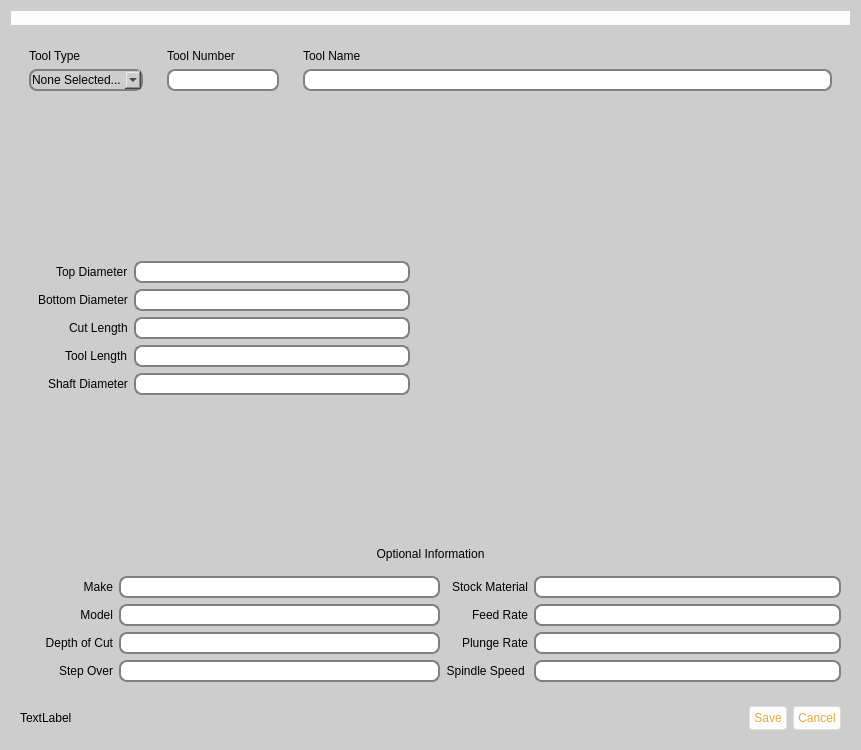
<?xml version="1.0" encoding="UTF-8"?>
<ui version="4.0">
 <class>Dialog</class>
 <widget class="QDialog" name="Dialog">
  <property name="windowModality">
   <enum>Qt::ApplicationModal</enum>
  </property>
  <property name="geometry">
   <rect>
    <x>0</x>
    <y>0</y>
    <width>861</width>
    <height>750</height>
   </rect>
  </property>
  <property name="sizePolicy">
   <sizepolicy hsizetype="Preferred" vsizetype="Preferred">
    <horstretch>0</horstretch>
    <verstretch>0</verstretch>
   </sizepolicy>
  </property>
  <property name="minimumSize">
   <size>
    <width>0</width>
    <height>0</height>
   </size>
  </property>
  <property name="maximumSize">
   <size>
    <width>2000</width>
    <height>2000</height>
   </size>
  </property>
  <property name="baseSize">
   <size>
    <width>0</width>
    <height>0</height>
   </size>
  </property>
  <property name="windowTitle">
   <string>Define Tool</string>
  </property>
  <property name="styleSheet">
   <string notr="true">QDialog {
selection-background-color: lightblue;
background-color:#cdcdcd;
}

QWidget {
background-color:#cdcdcd;
}

QLabel {
font: 75 16pt &quot;MathJax_SansSerif&quot;;
color: fcfcfc;
}

QLabel#logoL {
background-color: #fcfcfc;
}

QPushButton {
font: 75 11pt &quot;MathJax_SansSerif&quot;;
  border: 1px solid #ddd;
  border-radius: 3px;
  background-color: #fcfcfc;
  padding: 4px;
  color: #e5aa3d;
  line-height: 1.5em;
}
QPushButton:hover {
  color: #428bca;
  background-color: #ddd;
}

QPushButton:disabled,
QPushButton:hover:disabled,
QPushButton.disabled,
QPushButton.disabled:hover {
  background: #ededed;
  color: #888 !important;
  border-color: #ddd;
}

QLineEdit {
font: 75 11pt &quot;MathJax_SansSerif&quot;;
padding: 1px;
border-style: solid;
border: 2px solid gray;
border-radius: 8px;
color: black;
background-color: white;
selection-background-color: lightblue;
}

QFrame {
border-style: none;
}

QComboBox {
font: 75 11pt &quot;MathJax_SansSerif&quot;;
padding: 1px;
border-style: solid;
border: 2px solid gray;
border-radius: 8px;
background-color: 'white';
selection-background-color: lightblue;
}

QTableWidget {
font: 75 11pt &quot;MathJax_SansSerif&quot;;
padding: 1px;
border-style: solid;
border: 2px solid gray;
border-radius: 8px;
selection-background-color: lightblue;
}

</string>
  </property>
  <layout class="QVBoxLayout" name="verticalLayout_6">
   <item>
    <widget class="QFrame" name="frame_17">
     <property name="styleSheet">
      <string notr="true"/>
     </property>
     <property name="frameShape">
      <enum>QFrame::NoFrame</enum>
     </property>
     <property name="frameShadow">
      <enum>QFrame::Plain</enum>
     </property>
     <layout class="QHBoxLayout" name="horizontalLayout_10">
      <property name="leftMargin">
       <number>0</number>
      </property>
      <property name="topMargin">
       <number>0</number>
      </property>
      <property name="rightMargin">
       <number>0</number>
      </property>
      <property name="bottomMargin">
       <number>0</number>
      </property>
      <item>
       <widget class="QLabel" name="logoL">
        <property name="toolTip">
         <string>&lt;html&gt;&lt;head/&gt;&lt;body&gt;&lt;p&gt;&lt;span style=&quot; font-size:16pt; font-weight:600; color:#ffffff;&quot;&gt;Learn more at buildbotics.com!&lt;/span&gt;&lt;/p&gt;&lt;/body&gt;&lt;/html&gt;</string>
        </property>
        <property name="text">
         <string/>
        </property>
        <property name="pixmap">
         <pixmap>logo side by side.png</pixmap>
        </property>
        <property name="scaledContents">
         <bool>false</bool>
        </property>
       </widget>
      </item>
     </layout>
    </widget>
   </item>
   <item>
    <widget class="QFrame" name="frame_8">
     <property name="frameShape">
      <enum>QFrame::NoFrame</enum>
     </property>
     <property name="frameShadow">
      <enum>QFrame::Plain</enum>
     </property>
     <layout class="QHBoxLayout" name="horizontalLayout_7">
      <item>
       <widget class="QFrame" name="frame_5">
        <property name="frameShape">
         <enum>QFrame::NoFrame</enum>
        </property>
        <property name="frameShadow">
         <enum>QFrame::Plain</enum>
        </property>
        <layout class="QVBoxLayout" name="verticalLayout">
         <item>
          <widget class="QLabel" name="toolTypeLabel">
           <property name="text">
            <string>Tool Type</string>
           </property>
          </widget>
         </item>
         <item>
          <widget class="QComboBox" name="toolTypeCB">
           <item>
            <property name="text">
             <string>None Selected...</string>
            </property>
           </item>
           <item>
            <property name="text">
             <string>Straight</string>
            </property>
           </item>
           <item>
            <property name="text">
             <string>Tapered</string>
            </property>
           </item>
           <item>
            <property name="text">
             <string>Conical</string>
            </property>
           </item>
           <item>
            <property name="text">
             <string>Ball</string>
            </property>
           </item>
           <item>
            <property name="text">
             <string>TaperedBall</string>
            </property>
           </item>
          </widget>
         </item>
        </layout>
       </widget>
      </item>
      <item>
       <widget class="QFrame" name="frame_6">
        <property name="sizePolicy">
         <sizepolicy hsizetype="Maximum" vsizetype="Preferred">
          <horstretch>0</horstretch>
          <verstretch>0</verstretch>
         </sizepolicy>
        </property>
        <property name="frameShape">
         <enum>QFrame::NoFrame</enum>
        </property>
        <property name="frameShadow">
         <enum>QFrame::Plain</enum>
        </property>
        <layout class="QVBoxLayout" name="verticalLayout_4">
         <item>
          <widget class="QLabel" name="numberLabel">
           <property name="text">
            <string>Tool Number</string>
           </property>
          </widget>
         </item>
         <item>
          <widget class="QLineEdit" name="numberEdit"/>
         </item>
        </layout>
       </widget>
      </item>
      <item>
       <widget class="QFrame" name="frame_7">
        <property name="sizePolicy">
         <sizepolicy hsizetype="Expanding" vsizetype="Preferred">
          <horstretch>0</horstretch>
          <verstretch>0</verstretch>
         </sizepolicy>
        </property>
        <property name="frameShape">
         <enum>QFrame::NoFrame</enum>
        </property>
        <property name="frameShadow">
         <enum>QFrame::Plain</enum>
        </property>
        <layout class="QVBoxLayout" name="verticalLayout_5">
         <item>
          <widget class="QLabel" name="nameLabel">
           <property name="text">
            <string>Tool Name</string>
           </property>
          </widget>
         </item>
         <item>
          <widget class="QLineEdit" name="nameEdit"/>
         </item>
        </layout>
       </widget>
      </item>
     </layout>
    </widget>
   </item>
   <item>
    <widget class="QFrame" name="frame">
     <property name="sizePolicy">
      <sizepolicy hsizetype="Preferred" vsizetype="Expanding">
       <horstretch>0</horstretch>
       <verstretch>0</verstretch>
      </sizepolicy>
     </property>
     <property name="frameShape">
      <enum>QFrame::NoFrame</enum>
     </property>
     <property name="frameShadow">
      <enum>QFrame::Plain</enum>
     </property>
     <layout class="QHBoxLayout" name="horizontalLayout_8">
      <item>
       <widget class="QFrame" name="frame_3">
        <property name="frameShape">
         <enum>QFrame::NoFrame</enum>
        </property>
        <property name="frameShadow">
         <enum>QFrame::Plain</enum>
        </property>
        <layout class="QVBoxLayout" name="verticalLayout_3">
         <item>
          <widget class="QStackedWidget" name="stackedWidget">
           <property name="sizePolicy">
            <sizepolicy hsizetype="Preferred" vsizetype="Expanding">
             <horstretch>0</horstretch>
             <verstretch>0</verstretch>
            </sizepolicy>
           </property>
           <property name="currentIndex">
            <number>2</number>
           </property>
           <widget class="QWidget" name="blankPage">
            <layout class="QVBoxLayout" name="verticalLayout_7">
             <item>
              <widget class="QLabel" name="label">
               <property name="text">
                <string>Select a tool</string>
               </property>
               <property name="alignment">
                <set>Qt::AlignCenter</set>
               </property>
              </widget>
             </item>
            </layout>
           </widget>
           <widget class="QWidget" name="straightPage">
            <layout class="QHBoxLayout" name="horizontalLayout_6">
             <item>
              <layout class="QFormLayout" name="straightToolForm">
               <property name="labelAlignment">
                <set>Qt::AlignRight|Qt::AlignTrailing|Qt::AlignVCenter</set>
               </property>
               <property name="formAlignment">
                <set>Qt::AlignLeading|Qt::AlignLeft|Qt::AlignVCenter</set>
               </property>
               <item row="0" column="0">
                <widget class="QLabel" name="straightDiameterL">
                 <property name="text">
                  <string>Diameter</string>
                 </property>
                 <property name="alignment">
                  <set>Qt::AlignRight|Qt::AlignTrailing|Qt::AlignVCenter</set>
                 </property>
                </widget>
               </item>
               <item row="0" column="1">
                <widget class="QLineEdit" name="straightDiameterEdit"/>
               </item>
               <item row="1" column="0">
                <widget class="QLabel" name="straightCutLenL">
                 <property name="text">
                  <string>Cut Length</string>
                 </property>
                 <property name="alignment">
                  <set>Qt::AlignRight|Qt::AlignTrailing|Qt::AlignVCenter</set>
                 </property>
                </widget>
               </item>
               <item row="1" column="1">
                <widget class="QLineEdit" name="straightCutLengthEdit"/>
               </item>
               <item row="2" column="0">
                <widget class="QLabel" name="straightToolLenL">
                 <property name="text">
                  <string>Tool Length</string>
                 </property>
                 <property name="alignment">
                  <set>Qt::AlignRight|Qt::AlignTrailing|Qt::AlignVCenter</set>
                 </property>
                </widget>
               </item>
               <item row="2" column="1">
                <widget class="QLineEdit" name="straightToolLengthEdit"/>
               </item>
               <item row="3" column="0">
                <widget class="QLabel" name="staightShaftDiameterL">
                 <property name="text">
                  <string>Shaft Diameter</string>
                 </property>
                 <property name="alignment">
                  <set>Qt::AlignRight|Qt::AlignTrailing|Qt::AlignVCenter</set>
                 </property>
                </widget>
               </item>
               <item row="3" column="1">
                <widget class="QLineEdit" name="straightShaftDiameterEdit"/>
               </item>
              </layout>
             </item>
            </layout>
           </widget>
           <widget class="QWidget" name="taperedPage">
            <layout class="QHBoxLayout" name="horizontalLayout_4">
             <item>
              <layout class="QFormLayout" name="taperedToolForm">
               <property name="labelAlignment">
                <set>Qt::AlignRight|Qt::AlignTrailing|Qt::AlignVCenter</set>
               </property>
               <property name="formAlignment">
                <set>Qt::AlignLeading|Qt::AlignLeft|Qt::AlignVCenter</set>
               </property>
               <item row="0" column="0">
                <widget class="QLabel" name="taperedTopDiameterL">
                 <property name="text">
                  <string>Top Diameter</string>
                 </property>
                </widget>
               </item>
               <item row="0" column="1">
                <widget class="QLineEdit" name="taperedTopDiameterEdit"/>
               </item>
               <item row="1" column="0">
                <widget class="QLabel" name="taperedBottomDiameterL">
                 <property name="text">
                  <string>Bottom Diameter</string>
                 </property>
                </widget>
               </item>
               <item row="1" column="1">
                <widget class="QLineEdit" name="taperedBottomDiameterEdit"/>
               </item>
               <item row="2" column="0">
                <widget class="QLabel" name="taperedCutLengthL">
                 <property name="text">
                  <string>Cut Length</string>
                 </property>
                </widget>
               </item>
               <item row="2" column="1">
                <widget class="QLineEdit" name="taperedCutLengthEdit"/>
               </item>
               <item row="3" column="0">
                <widget class="QLabel" name="taperedToolLengthL">
                 <property name="text">
                  <string>Tool Length</string>
                 </property>
                </widget>
               </item>
               <item row="3" column="1">
                <widget class="QLineEdit" name="taperedToolLengthEdit"/>
               </item>
               <item row="4" column="0">
                <widget class="QLabel" name="taperedShaftDiameterL">
                 <property name="text">
                  <string>Shaft Diameter</string>
                 </property>
                </widget>
               </item>
               <item row="4" column="1">
                <widget class="QLineEdit" name="taperedShaftDiameterEdit"/>
               </item>
              </layout>
             </item>
            </layout>
           </widget>
           <widget class="QWidget" name="conicalPage">
            <layout class="QHBoxLayout" name="horizontalLayout_3">
             <item>
              <layout class="QFormLayout" name="conicalToolForm">
               <property name="labelAlignment">
                <set>Qt::AlignRight|Qt::AlignTrailing|Qt::AlignVCenter</set>
               </property>
               <property name="formAlignment">
                <set>Qt::AlignLeading|Qt::AlignLeft|Qt::AlignVCenter</set>
               </property>
               <item row="0" column="0">
                <widget class="QLabel" name="conicalTopDiameterL">
                 <property name="text">
                  <string>Top Diameter</string>
                 </property>
                </widget>
               </item>
               <item row="0" column="1">
                <widget class="QLineEdit" name="conicalTopDiameterEdit"/>
               </item>
               <item row="1" column="0">
                <widget class="QLabel" name="conicalCutAngleL">
                 <property name="text">
                  <string>Cut Angle</string>
                 </property>
                </widget>
               </item>
               <item row="1" column="1">
                <widget class="QLineEdit" name="conicalCutAngleEdit"/>
               </item>
               <item row="2" column="0">
                <widget class="QLabel" name="conicalToolLengthL">
                 <property name="text">
                  <string>Tool Length</string>
                 </property>
                </widget>
               </item>
               <item row="2" column="1">
                <widget class="QLineEdit" name="conicalToolLengthEdit"/>
               </item>
               <item row="3" column="0">
                <widget class="QLabel" name="conicalShaftDiameterL">
                 <property name="text">
                  <string>Shaft Diameter</string>
                 </property>
                </widget>
               </item>
               <item row="3" column="1">
                <widget class="QLineEdit" name="conicalShaftDiameterEdit"/>
               </item>
              </layout>
             </item>
            </layout>
           </widget>
           <widget class="QWidget" name="ballPage">
            <layout class="QHBoxLayout" name="horizontalLayout_2">
             <item>
              <layout class="QFormLayout" name="ballToolForm">
               <property name="labelAlignment">
                <set>Qt::AlignRight|Qt::AlignTrailing|Qt::AlignVCenter</set>
               </property>
               <property name="formAlignment">
                <set>Qt::AlignLeading|Qt::AlignLeft|Qt::AlignVCenter</set>
               </property>
               <item row="0" column="1">
                <widget class="QLineEdit" name="ballDiameterEdit"/>
               </item>
               <item row="1" column="0">
                <widget class="QLabel" name="ballToolLengthL">
                 <property name="text">
                  <string>Tool Length</string>
                 </property>
                </widget>
               </item>
               <item row="1" column="1">
                <widget class="QLineEdit" name="ballToolLengthEdit"/>
               </item>
               <item row="0" column="0">
                <widget class="QLabel" name="ballDiameterL">
                 <property name="text">
                  <string>Ball Diameter</string>
                 </property>
                </widget>
               </item>
               <item row="2" column="0">
                <widget class="QLabel" name="ballShaftDiameterL">
                 <property name="text">
                  <string>Shaft Diameter</string>
                 </property>
                </widget>
               </item>
               <item row="2" column="1">
                <widget class="QLineEdit" name="ballShaftDiameterEdit"/>
               </item>
              </layout>
             </item>
            </layout>
           </widget>
           <widget class="QWidget" name="taperedBallPage">
            <layout class="QHBoxLayout" name="horizontalLayout">
             <item>
              <layout class="QFormLayout" name="formLayout_3">
               <property name="labelAlignment">
                <set>Qt::AlignRight|Qt::AlignTrailing|Qt::AlignVCenter</set>
               </property>
               <property name="formAlignment">
                <set>Qt::AlignLeading|Qt::AlignLeft|Qt::AlignVCenter</set>
               </property>
               <item row="0" column="0">
                <widget class="QLabel" name="taperedBallTopDiameterL">
                 <property name="text">
                  <string>Top Diameter</string>
                 </property>
                </widget>
               </item>
               <item row="0" column="1">
                <widget class="QLineEdit" name="taperedBallTopDiameterEdit"/>
               </item>
               <item row="1" column="0">
                <widget class="QLabel" name="taperedBallBallDiameterL">
                 <property name="text">
                  <string>Ball Diameter</string>
                 </property>
                </widget>
               </item>
               <item row="1" column="1">
                <widget class="QLineEdit" name="taperedBallDiameterEdit"/>
               </item>
               <item row="2" column="0">
                <widget class="QLabel" name="taperedBallCutLengthL">
                 <property name="text">
                  <string>Cut Length</string>
                 </property>
                </widget>
               </item>
               <item row="2" column="1">
                <widget class="QLineEdit" name="taperedBallCutLengthEdit"/>
               </item>
               <item row="3" column="0">
                <widget class="QLabel" name="taperedBallToolLengthL">
                 <property name="text">
                  <string>Tool Length</string>
                 </property>
                </widget>
               </item>
               <item row="3" column="1">
                <widget class="QLineEdit" name="taperedBallToolLengthEdit"/>
               </item>
               <item row="4" column="0">
                <widget class="QLabel" name="taperedBallShaftDiameterL">
                 <property name="text">
                  <string>Shaft Diameter</string>
                 </property>
                </widget>
               </item>
               <item row="4" column="1">
                <widget class="QLineEdit" name="taperedBallShaftDiameterEdit"/>
               </item>
              </layout>
             </item>
            </layout>
           </widget>
          </widget>
         </item>
        </layout>
       </widget>
      </item>
      <item>
       <widget class="QLabel" name="imageLabel">
        <property name="sizePolicy">
         <sizepolicy hsizetype="Expanding" vsizetype="Preferred">
          <horstretch>0</horstretch>
          <verstretch>0</verstretch>
         </sizepolicy>
        </property>
        <property name="text">
         <string/>
        </property>
        <property name="alignment">
         <set>Qt::AlignCenter</set>
        </property>
       </widget>
      </item>
     </layout>
    </widget>
   </item>
   <item>
    <widget class="QLabel" name="label_10">
     <property name="sizePolicy">
      <sizepolicy hsizetype="Preferred" vsizetype="Fixed">
       <horstretch>0</horstretch>
       <verstretch>0</verstretch>
      </sizepolicy>
     </property>
     <property name="text">
      <string>Optional Information</string>
     </property>
     <property name="alignment">
      <set>Qt::AlignCenter</set>
     </property>
    </widget>
   </item>
   <item>
    <widget class="QFrame" name="frame_4">
     <property name="frameShape">
      <enum>QFrame::NoFrame</enum>
     </property>
     <property name="frameShadow">
      <enum>QFrame::Plain</enum>
     </property>
     <layout class="QHBoxLayout" name="horizontalLayout_5">
      <item>
       <widget class="QFrame" name="frame_2">
        <property name="frameShape">
         <enum>QFrame::NoFrame</enum>
        </property>
        <property name="frameShadow">
         <enum>QFrame::Plain</enum>
        </property>
        <layout class="QVBoxLayout" name="verticalLayout_2"/>
       </widget>
      </item>
      <item>
       <layout class="QFormLayout" name="formLayout_4">
        <property name="labelAlignment">
         <set>Qt::AlignRight|Qt::AlignTrailing|Qt::AlignVCenter</set>
        </property>
        <item row="0" column="0">
         <widget class="QLabel" name="label_31">
          <property name="text">
           <string>Make</string>
          </property>
          <property name="alignment">
           <set>Qt::AlignRight|Qt::AlignTrailing|Qt::AlignVCenter</set>
          </property>
         </widget>
        </item>
        <item row="0" column="1">
         <widget class="QLineEdit" name="makeEdit"/>
        </item>
        <item row="1" column="0">
         <widget class="QLabel" name="label_32">
          <property name="text">
           <string>Model</string>
          </property>
          <property name="alignment">
           <set>Qt::AlignRight|Qt::AlignTrailing|Qt::AlignVCenter</set>
          </property>
         </widget>
        </item>
        <item row="1" column="1">
         <widget class="QLineEdit" name="modelEdit"/>
        </item>
        <item row="4" column="0">
         <widget class="QLabel" name="stepOverL">
          <property name="text">
           <string>Step Over</string>
          </property>
          <property name="alignment">
           <set>Qt::AlignRight|Qt::AlignTrailing|Qt::AlignVCenter</set>
          </property>
         </widget>
        </item>
        <item row="4" column="1">
         <widget class="QLineEdit" name="stepOverEdit"/>
        </item>
        <item row="3" column="0">
         <widget class="QLabel" name="docL">
          <property name="text">
           <string>Depth of Cut</string>
          </property>
          <property name="alignment">
           <set>Qt::AlignRight|Qt::AlignTrailing|Qt::AlignVCenter</set>
          </property>
         </widget>
        </item>
        <item row="3" column="1">
         <widget class="QLineEdit" name="depthOfCutEdit"/>
        </item>
       </layout>
      </item>
      <item>
       <layout class="QFormLayout" name="formLayout_2">
        <property name="labelAlignment">
         <set>Qt::AlignRight|Qt::AlignTrailing|Qt::AlignVCenter</set>
        </property>
        <item row="4" column="0">
         <widget class="QLabel" name="plungeRateL">
          <property name="text">
           <string>Plunge Rate</string>
          </property>
          <property name="alignment">
           <set>Qt::AlignRight|Qt::AlignTrailing|Qt::AlignVCenter</set>
          </property>
         </widget>
        </item>
        <item row="4" column="1">
         <widget class="QLineEdit" name="plungeRateEdit"/>
        </item>
        <item row="5" column="0">
         <widget class="QLabel" name="spindleSpeedLabel">
          <property name="text">
           <string>Spindle Speed </string>
          </property>
          <property name="alignment">
           <set>Qt::AlignRight|Qt::AlignTrailing|Qt::AlignVCenter</set>
          </property>
         </widget>
        </item>
        <item row="5" column="1">
         <widget class="QLineEdit" name="spindleSpeedEdit"/>
        </item>
        <item row="3" column="0">
         <widget class="QLabel" name="feedRateL">
          <property name="text">
           <string>Feed Rate</string>
          </property>
          <property name="alignment">
           <set>Qt::AlignRight|Qt::AlignTrailing|Qt::AlignVCenter</set>
          </property>
         </widget>
        </item>
        <item row="3" column="1">
         <widget class="QLineEdit" name="feedRateEdit"/>
        </item>
        <item row="2" column="0">
         <widget class="QLabel" name="label_33">
          <property name="text">
           <string>Stock Material</string>
          </property>
          <property name="alignment">
           <set>Qt::AlignRight|Qt::AlignTrailing|Qt::AlignVCenter</set>
          </property>
         </widget>
        </item>
        <item row="2" column="1">
         <widget class="QLineEdit" name="materialEdit"/>
        </item>
       </layout>
      </item>
     </layout>
    </widget>
   </item>
   <item>
    <widget class="QFrame" name="frame_9">
     <property name="frameShape">
      <enum>QFrame::NoFrame</enum>
     </property>
     <property name="frameShadow">
      <enum>QFrame::Plain</enum>
     </property>
     <layout class="QHBoxLayout" name="horizontalLayout_9">
      <item>
       <widget class="QLabel" name="unitsLabel">
        <property name="text">
         <string>TextLabel</string>
        </property>
       </widget>
      </item>
      <item>
       <widget class="QDialogButtonBox" name="buttonBox">
        <property name="standardButtons">
         <set>QDialogButtonBox::Cancel|QDialogButtonBox::Save</set>
        </property>
       </widget>
      </item>
     </layout>
    </widget>
   </item>
  </layout>
 </widget>
 <tabstops>
  <tabstop>toolTypeCB</tabstop>
  <tabstop>numberEdit</tabstop>
  <tabstop>nameEdit</tabstop>
  <tabstop>taperedBallTopDiameterEdit</tabstop>
  <tabstop>taperedBallDiameterEdit</tabstop>
  <tabstop>taperedBallCutLengthEdit</tabstop>
  <tabstop>taperedBallToolLengthEdit</tabstop>
  <tabstop>taperedBallShaftDiameterEdit</tabstop>
  <tabstop>straightDiameterEdit</tabstop>
  <tabstop>straightCutLengthEdit</tabstop>
  <tabstop>straightToolLengthEdit</tabstop>
  <tabstop>straightShaftDiameterEdit</tabstop>
  <tabstop>taperedTopDiameterEdit</tabstop>
  <tabstop>taperedBottomDiameterEdit</tabstop>
  <tabstop>taperedCutLengthEdit</tabstop>
  <tabstop>taperedToolLengthEdit</tabstop>
  <tabstop>taperedShaftDiameterEdit</tabstop>
  <tabstop>conicalTopDiameterEdit</tabstop>
  <tabstop>conicalCutAngleEdit</tabstop>
  <tabstop>conicalToolLengthEdit</tabstop>
  <tabstop>conicalShaftDiameterEdit</tabstop>
  <tabstop>ballDiameterEdit</tabstop>
  <tabstop>ballToolLengthEdit</tabstop>
  <tabstop>ballShaftDiameterEdit</tabstop>
  <tabstop>makeEdit</tabstop>
  <tabstop>modelEdit</tabstop>
  <tabstop>depthOfCutEdit</tabstop>
  <tabstop>stepOverEdit</tabstop>
  <tabstop>materialEdit</tabstop>
  <tabstop>feedRateEdit</tabstop>
  <tabstop>plungeRateEdit</tabstop>
  <tabstop>spindleSpeedEdit</tabstop>
 </tabstops>
 <resources/>
 <connections/>
</ui>
